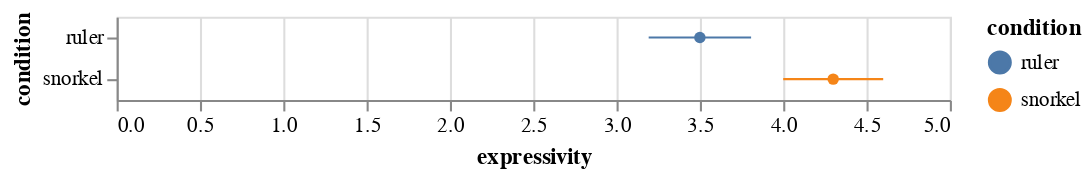

Notebook cell for this chart:
### Markdown cell above
We'll perform an analysis similar to what we did with the model performance metrics.  Let's start with **expressivity**.

#### Expressivity

### Code cell
error_bars = alt.Chart(exit_survey).mark_errorbar(extent='stderr').encode(
  x=alt.X('expressivity:Q'),
  y=alt.Y('condition:N'),
    color=alt.Color('condition:N', sort=['ruler'])
)

points = alt.Chart(exit_survey).mark_point(filled=True).encode(
  x=alt.X('expressivity:Q', aggregate='mean'),
  y=alt.Y('condition:N'),
 color=alt.Color('condition:N', sort=['ruler'])
)

error_bars + points

### Figure 1 — Vega-Lite specification as saved in the notebook (floating-point values rounded to 4 significant figures)
{"config": {"view": {"continuousWidth": 400, "continuousHeight": 300}}, "layer": [{"mark": {"type": "errorbar", "extent": "stderr"}, "encoding": {"color": {"type": "nominal", "field": "condition", "sort": ["ruler"]}, "x": {"type": "quantitative", "field": "expressivity"}, "y": {"type": "nominal", "field": "condition"}}}, {"mark": {"type": "point", "filled": true}, "encoding": {"color": {"type": "nominal", "field": "condition", "sort": ["ruler"]}, "x": {"type": "quantitative", "aggregate": "mean", "field": "expressivity"}, "y": {"type": "nominal", "field": "condition"}}}], "data": {"name": "data-bf287e31fd84c14b647e1d12f1a39ff4"}, "$schema": "https://vega.github.io/schema/vega-lite/v4.8.1.json", "datasets": {"data-bf287e31fd84c14b647e1d12f1a39ff4": [{"condition": "ruler", "overall satisfaction": 4, "ease of use": 4, "expressivity": 2, "ease of learning": 4, "feedback": "", "how to improve": "1. summary panel for labeling function helping to group and delete/add LFs. 2. adding LFs not by examples should be combined", "other": "", "comments": "", "participant": "p7"}, {"condition": "snorkel", "overall satisfaction": 3, "ease of use": 2, "expressivity": 5, "ease of learning": 4, "feedback": "", "how to improve": "", "other": "", "comments": "", "participant": "p7"}, {"condition": "ruler", "overall satisfaction": 5, "ease of use": 5, "expressivity": 5, "ease of learning": 5, "feedback": "I wonder if I should have added more functions more quickly and done more pruning given the diffs.\n\nI do think that organizing labelling functions into concepts helped quite a bit. However, users who are using concepts to organize their functions (and thus modifying their concepts over time) would want to see diffs for the statistics after each concept modification.", "how to improve": "Below are the bugs we discussed. I am not suggesting they all need to be fixed :).\n1. When I submitted a value modification for a concept row, the span annotations in the text did not update unless a new span could be identified in the text after the modification. Example: changing \"firearm\" to \"fire\" would cause the annotations to update, but a change from \"firearm\" to \"filkjwerlkjsdf\" would not cause an update.\n2. I could not delete concept rows.\n\nBelow are some possible improvements I can think of:\n1. I wasn't always sure when a concept modification had taken effect. It would be nice if there were some indication in the UI that the concept modification was in fact affect the output.\n2. We could show a plot of the historical performance of the model over time. The plot could be a multi-line chart of statistics in the top-right corner on the y-axis and the chronological change id on the x-axis. Then, if a user were to click on a point in the plot, they would see a modal that would ask them if they would like to download the model from that point in time.\n3. It would be nice to see class-specific statistics for snorkel's labelling model.\n4. Should we give the user the option to select \"weighted average\" or \"simple average\" for the statistics on the entire development set?\n5. I do think that organizing labelling functions into concepts helped quite a bit. Users who are using concepts to organize their functions (and thus modifying their concepts over time) would want to see diffs for the statistics after each concept modification.", "other": "I thought it was conducted very well!", "comments": "Thanks!", "participant": "p3"}, {"condition": "snorkel", "overall satisfaction": 4, "ease of use": 4, "expressivity": 5, "ease of learning": 4, "feedback": "What worked:\n1. Writing my own functions to analyze why labeling functions were making incorrect predictions\n2. I didn't have time to do this, but I would have probably analyzed the model performance metrics myself. We ran into a problem where we weren't entirely sure how the metrics were being calculated, and so I would probably calculate them myself to have complete understanding.", "how to improve": "They may already have this, but I would add the ability to pass in your own metric definitions to the evaluation step", "other": "The study was great! I would use the \"Table of Contents (2)\" extension to enable the users to more easily navigate the Jupyter Notebook.\n\nhttps://jupyter-contrib-nbextensions.readthedocs.io/en/latest/nbextensions/toc2/README.html\n\nhttps://jupyter-contrib-nbextensions.readthedocs.io/en/latest/", "comments": "We were having trouble determining why Snorkel was telling us we had classified 94 positive results correctly and 0 incorrectly but achieved only 47% accuracy. I think Snorkel was saying we correctly labeled 94 of the 94 actual positive examples, and 47% of the examples we identified as positive were actually positive. In other words, Snorkel was telling us that our recall was 100% and our precision was 47%.", "participant": "p3"}, {"condition": "snorkel", "overall satisfaction": 3, "ease of use": 2, "expressivity": 5, "ease of learning": 2, "feedback": "It was hard to write complex functions because of the time limit. I wanted to see overall statistics of the term frequency, but I was not able to check the statistics easily in time.\nSo, I just used simple keyword matching as labeling functions", "how to improve": "I would show statistics about term frequency to users to help writing labeling functions. Also, I would like to make some helper functions to get synonyms and antonyms easily available, so that a user can improve coverage of simple keyword-matching strategy.", "other": "Tutorial and explanations were thorough. The researcher remained unbiased and objective.", "comments": "", "participant": "p9"}, {"condition": "ruler", "overall satisfaction": 4, "ease of use": 5, "expressivity": 4, "ease of learning": 5, "feedback": "I tried to construct concepts with relevant keywords for each label. This strategy worked for certain label (spam) but didn't work well for another label (not spam). I also tried to build rules based on entity labels, but it didn't work well.", "how to improve": "I'd add the 'not have' condition. It was hard to find out 'must-have' keywords for the 'not spam' label. I'd like to add some statistical characteristics (word count, text length) of a data record and synthesize in/equalities using them.", "other": "", "comments": "", "participant": "p9"}, {"condition": "snorkel", "overall satisfaction": 3, "ease of use": 3, "expressivity": 4, "ease of learning": 4, "feedback": "I'm used using Python, but I usually need to double check many of the commands syntax, so it makes the process of generating the rules a little bit slower.", "how to improve": "The pre-defined functions provided by the responsible for the experiment helped a lot. Having more pre-defined functions would be very useful (even for programmers).", "other": "I liked it.", "comments": "", "participant": "p4"}, {"condition": "ruler", "overall satisfaction": 5, "ease of use": 5, "expressivity": 4, "ease of learning": 5, "feedback": "I enjoyed using the tool! I could quickly define a set of rules with reasonable Precision/Recall over the available data. It would take much longer to get to the same performance without the help of Ruler. \nOne type of rule that I could not create is for negative examples. I tried to create a rule that would be a negative example of spam. In the controlled experiment scenario (as it is a binary classification task) I could get the same effect by set the \"negative example rule\" for one class as a \"positive example\" rule to the other class.\nAlso, I tried to create a rule (based on my domain knowledge) that was not specifically associated to a instance, but I could not.", "how to improve": "Allowing the addition of:\n1)  \"negative examples rules\";\n2) general rules (not associated to any specific example);\n3) a \"python window\" in which you could use python code (as used in Snorkel), thus explore best of both worlds (the easiness and speed of current Ruler, and the expressiveness of Snorkel)", "other": "", "comments": "", "participant": "p4"}, {"condition": "ruler", "overall satisfaction": 5, "ease of use": 4, "expressivity": 4, "ease of learning": 3, "feedback": "Work\n1. The tool can capture keyword-based functions. \n2. The tool supports AND and OR operators. \n\nDidn't work\n1. Some terms are not well-defined (e.g. Concept).\n2. The tool lacks step-by-step documents.  ", "how to improve": "1. Give formal definitions to key terms. \n2. Prepare a step-by-step tutorial.  ", "other": "The tool is cool. ", "comments": "", "participant": "p6"}, {"condition": "snorkel", "overall satisfaction": 4, "ease of use": 4, "expressivity": 4, "ease of learning": 2, "feedback": "Worked\n1. Snorkel supports python that I am familiar with. \n2. Snorkel enables me to leverage programming skills to label data.\n\nDidn't work\n1. Snorkel is coding intensive that I have to run multiple Snorkel cells to evaluate labelling functions. \n2. Snorkel does not instantly evaluate labeling functions. I have to rerun evaluation codes each time I update labeling functions. ", "how to improve": "1. Reduce unnecessary coding as much as possible. \n2. Make the evaluation of labeling functions instant. ", "other": "The Snorkel tool is cool. ", "comments": "", "participant": "p6"}, {"condition": "ruler", "overall satisfaction": 3, "ease of use": 5, "expressivity": 3, "ease of learning": 5, "feedback": "", "how to improve": "", "other": "", "comments": "", "participant": "p5"}, {"condition": "snorkel", "overall satisfaction": 5, "ease of use": 4, "expressivity": 5, "ease of learning": 5, "feedback": "", "how to improve": "", "other": "", "comments": "", "participant": "p5"}, {"condition": "ruler", "overall satisfaction": 4, "ease of use": 3, "expressivity": 4, "ease of learning": 2, "feedback": "Categorizing tokens was hard.for me", "how to improve": "When I mouse over token(s), I wished I had a popup to categorize it", "other": "", "comments": "It was great exercise for me! thank you!", "participant": "p0"}, {"condition": "snorkel", "overall satisfaction": 5, "ease of use": 4, "expressivity": 5, "ease of learning": 4, "feedback": "I firstly write functions so that recalls get high.", "how to improve": "If non-essential codes (e.g. evaluation codes) were defined out of the notebooks, they would be more easy to understand.", "other": "", "comments": "Great experiments! I will look into snorkel as I have some ML tasks. Thanks!", "participant": "p0"}, {"condition": "snorkel", "overall satisfaction": 2, "ease of use": 3, "expressivity": 4, "ease of learning": 3, "feedback": "", "how to improve": "", "other": "", "comments": "", "participant": "p1"}, {"condition": "ruler", "overall satisfaction": 4, "ease of use": 5, "expressivity": 4, "ease of learning": 4, "feedback": "I noticed that my label accuracy did not constantly improving: first improves and then drops. Maybe this is just an extreme case, but I feel it is important to validate if other users also show similar trend.", "how to improve": "Scalability: the system becomes slower towards the end. Further optimization & approximation could be considered.", "other": "", "comments": "", "participant": "p1"}, {"condition": "snorkel", "overall satisfaction": 2, "ease of use": 2, "expressivity": 4, "ease of learning": 2, "feedback": "My strategy was to directly take a look at examples and came up with salient words/phrases to write down keyword-based labeling functions. ", "how to improve": "I was confused with the metric shown in the second block of the Apply function section. The comment \"Don't worry\" was not enough for me to disregard the value. :p\n\nMy work was going back and forth between labeling function, applying function and training a classifier. I would be helpful if the cells that the user runs are compiled into a single function (on a single cell) so I could simply call the function.\n\nFor example, prepare a function that traverses the namespace to list up any functions that begin with lf (or a longer prefix if it conflicts with something).\n", "other": "The instructions are clear and the user study is organized well. I'm curious about the (psychological) effect of the time limit and being monitored/recorded.\n\nI may not pay attention but the input argument `x` of each labeling function was not clear at the beginning, which took a couple of minutes to figure out.", "comments": "", "participant": "p2"}, {"condition": "ruler", "overall satisfaction": 4, "ease of use": 5, "expressivity": 3, "ease of learning": 5, "feedback": "My strategy is simply adding salient words/phrases of each class while monitoring the dev set performance. As I added labeling functions, I tried to create more detailed rules as I progress.", "how to improve": "1)\nIt was not very intuitive how the system makes use of the labeling functions I made. What I was confused is when I saw the recall of class 0 dropped after adding labeling function for class 0. I had to conduct label-function engineering to figure out the best combination.\n\n2)\nAs I asked during the user study, it would be helpful if I could directly add rules that are not activated by the current example (which I could with Snorkel.)\n\n3)\nSomehow, it seems that the data has more positive examples than negative examples. It will be helpful if the system has a search function to retrieve a negative example (that contains certain words etc.)\n\n4)\nI found several examples from which I didn't want to create labeling functions, but I would like to simply label the examples. This may be for the user study but only allowing the user to create labeling functions may not be the best way.\n\n5)\nSimilarly, in practice, it should be better having a base classifier/base dictionary as a starting point. For example (I worked on a sentiment analysis task today), using a pre-trained classifier (trained on other sentiment classifier dataset) and/and/or using sentiment dictionary that contains words with sentiment polarity information. I feel like what I did with the system is approximately close to reconstructing an affective dictionary from scratch (tuned toward the dataset, in one sense.)\n", "other": "The user study was well organized and instructions were clear.\n\nI'm wondering if the user study randomly shuffles the order of methods. Although two tools/datasets are different, I feel like I was more prepared to work on the task.", "comments": "", "participant": "p2"}, {"condition": "snorkel", "overall satisfaction": 3, "ease of use": 4, "expressivity": 2, "ease of learning": 4, "feedback": "I tried to create a bunch of labeling functions on filtering by certain tokens at beginning and see how each works; then I modified those that turn out to have most wrong labels and got better results. Also I tried to have labeling functions on length and non-letters of the text, which seems to be not very useful. I should have tried to ensemble the labeling functions, which would have improve the coverage a lot.", "how to improve": "Providing more stats/exploration options in terms of helping the user improve coverage. Instead of simply showing overlapping and conflicts, it would be better to see the samples and stats of two LFs by their overlap or conflict. Also it could automatically search for ensembling the labeling functions and provide suggestions to the user.", "other": "", "comments": "", "participant": "p8"}, {"condition": "ruler", "overall satisfaction": 4, "ease of use": 4, "expressivity": 2, "ease of learning": 5, "feedback": "I think it is task dependent. For sentiment analysis, the coverage of labeling functions on certain tokens or phrases can be relatively small and may not be accurate as there are many variants in the phrase and the negation would affect the result. ", "how to improve": "Like snorkel, I think auto suggestions on improving the coverage of LFs could be very helpful. And it may be useful to allow users combine LFs or edit LFs in python in order to reduce the execution time and to be more flexible for users with coding experience. The regex concept should be very useful but I only use it for several times, and I think it would be great if the tool can suggest regex expressions based on user's annotation.", "other": "I feel that there could be 10-15 more time after the tutorial for users to play with the tool on the example task. In both user studies I figured out ways to improve the performance shortly after it is finished.", "comments": "", "participant": "p8"}]}}
